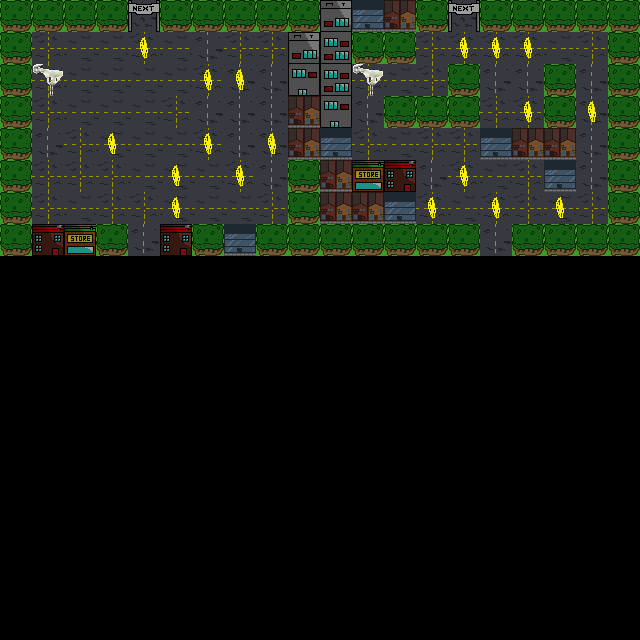

This is a level from a 2D game, rendered from its Tiled map with the project's own tilesets. A one-line summary and the map file follow, with tile-layer data summarised:
An orthogonal 20x20 tile map with 32x32 px tiles, 2 tile layers (Draw Layer, Collectibles), 1 hidden layer not drawn, 2 tilesets.

<map version="1.0" orientation="orthogonal" width="20" height="20" tilewidth="32" tileheight="32">
 <tileset firstgid="1" name="tiles" tilewidth="32" tileheight="32">
  <image source="../backgrounds/test_tiles.png" width="384" height="32" />
  <tile id="0">
   <properties>
    <property name="" value="" />
    <property name="obstacle" value="true" />
    <property name="ref" value="wall" />
   </properties>
  </tile>
  <tile id="1">
   <properties>
    <property name="class" value="gate" />
    <property name="type" value="1" />
   </properties>
  </tile>
  <tile id="2">
   <properties>
    <property name="button" value="true" />
    <property name="ref" value="main" />
   </properties>
  </tile>
  <tile id="3">
   <properties>
    <property name="class" value="gate" />
    <property name="state" value="off" />
    <property name="type" value="0" />
   </properties>
  </tile>
  <tile id="4">
   <properties>
    <property name="index" value="0" />
    <property name="spawnPlayer" value="true" />
   </properties>
  </tile>
  <tile id="5">
   <properties>
    <property name="teleportPlayer" value="next" />
   </properties>
  </tile>
  <tile id="6">
   <properties>
    <property name="class" value="light" />
    <property name="type" value="0" />
   </properties>
  </tile>
  <tile id="7">
   <properties>
    <property name="class" value="light" />
    <property name="type" value="1" />
   </properties>
  </tile>
  <tile id="8">
   <properties>
    <property name="teleportPlayer" value="prev" />
   </properties>
  </tile>
  <tile id="9">
   <properties>
    <property name="collectible" value="true" />
    <property name="draw" value="false" />
    <property name="modifier" value="100" />
   </properties>
  </tile>
  <tile id="10">
   <properties>
    <property name="index" value="1" />
    <property name="spawnPlayer" value="true" />
   </properties>
  </tile>
  <tile id="11">
   <properties>
    <property name="draw" value="false" />
    <property name="goatpole" value="true" />
    <property name="modifier" value="1000" />
   </properties>
  </tile>
 </tileset>
 <tileset firstgid="13" name="draw" tilewidth="32" tileheight="32">
  <image source="../backgrounds/draw_tiles.png" trans="ff00ff" width="608" height="32" />
  <tile id="0">
   <properties>
    <property name="draw" value="true" />
   </properties>
  </tile>
  <tile id="1">
   <properties>
    <property name="draw" value="true" />
   </properties>
  </tile>
  <tile id="2">
   <properties>
    <property name="draw" value="true" />
   </properties>
  </tile>
  <tile id="3">
   <properties>
    <property name="draw" value="true" />
   </properties>
  </tile>
  <tile id="4">
   <properties>
    <property name="draw" value="true" />
   </properties>
  </tile>
  <tile id="5">
   <properties>
    <property name="draw" value="true" />
   </properties>
  </tile>
  <tile id="8">
   <properties>
    <property name="draw" value="true" />
   </properties>
  </tile>
  <tile id="9">
   <properties>
    <property name="draw" value="true" />
   </properties>
  </tile>
  <tile id="14">
   <properties>
    <property name="draw" value="true" />
   </properties>
  </tile>
  <tile id="15">
   <properties>
    <property name="draw" value="true" />
   </properties>
  </tile>
  <tile id="16">
   <properties>
    <property name="draw" value="true" />
   </properties>
  </tile>
  <tile id="17">
   <properties>
    <property name="draw" value="true" />
   </properties>
  </tile>
  <tile id="18">
   <properties>
    <property name="draw" value="true" />
   </properties>
  </tile>
 </tileset>
 <layer name="Draw Layer" width="20" height="20" opacity="0.62">
  <data>[400 cells, 160 non-empty, 12 distinct tile ids]</data>
 </layer>
 <layer name="Primary Layer" width="20" height="20" visible="0">
  <data>[400 cells, 161 non-empty, 10 distinct tile ids]</data>
 </layer>
 <layer name="Collectibles" width="20" height="20">
  <data>[400 cells, 20 non-empty, 2 distinct tile ids]</data>
 </layer>
</map>
